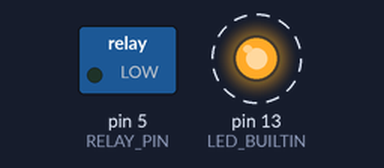
The sketch below on a simulated Arduino Uno, built with avr-gcc and run on an emulated ATmega328P. Parts: switched loads named in the sketch (green lamp = pin HIGH), output pins drawn as LEDs (lit = HIGH). Dashed ring = blinking.

Above: at 0.5 s.
Timing chart, 0 to 4.6 s (numbered marks = the images above):
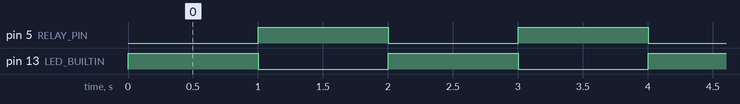

Measured:
- by itself, pin 5 (RELAY_PIN), pin 13 (LED_BUILTIN): alternates HIGH for 1.0 s and LOW for 1.0 s

The sketch:

relay_blink_nodemcu.ino
```cpp
// poll the server and switch relay as needed
// update the external PIN to the relay's value (LED should be ON if relay is ON)

#define RELAY_PIN 5 // D1 pin on board

void setup()
{
  pinMode(LED_BUILTIN, OUTPUT);
  pinMode(RELAY_PIN, OUTPUT);
}

void loop()
{
  // turn OFF the relay
  // and wait
  digitalWrite(RELAY_PIN, LOW);
  digitalWrite(LED_BUILTIN, !digitalRead(RELAY_PIN));
  delay(1000);

  // turn ON the relay
  // and wait
  digitalWrite(RELAY_PIN, HIGH);
  digitalWrite(LED_BUILTIN, !digitalRead(RELAY_PIN));
  delay(1000);
}
```
